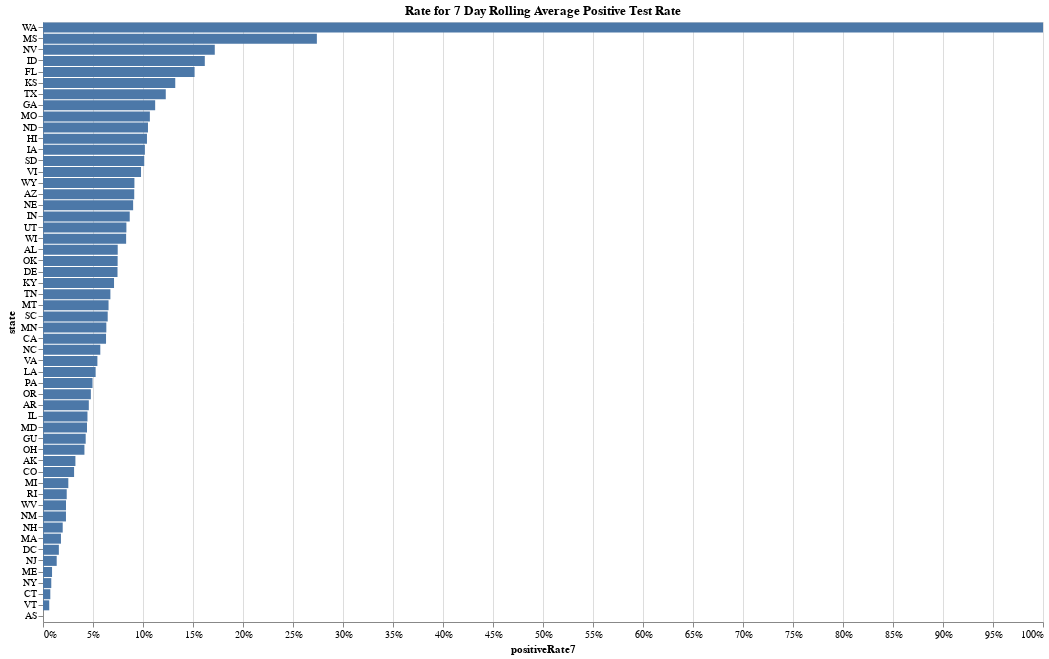

The notebook cell this image was saved under:
### Code cell
source = df[(df.date == df.date.max()) & ~(df.positiveRate7.isna()) & ~(df.state.isin(['PR','MP']))][['date', 'state', 'positiveRate7']]
source = source.sort_values(by='positiveRate7', ascending=False)

alt.Chart(source).mark_bar().encode(
    y=alt.Y('state:O', title='state', sort='-x'),
    x=alt.X('positiveRate7:Q', axis=alt.Axis(format='%')),
    #strokeDash='state',
    tooltip=['state', alt.Tooltip('positiveRate7', format='.2%')]
).properties(
    width=1000, height=600,
    title='Rate for {}'.format('7 Day Rolling Average Positive Test Rate'))

### Figure 1 — Vega-Lite specification as saved in the notebook (floating-point values rounded to 4 significant figures)
{"config": {"view": {"continuousWidth": 400, "continuousHeight": 300}}, "data": {"name": "data-10fcecf753b3dfafd0292d99727912fc"}, "mark": "bar", "encoding": {"tooltip": [{"type": "nominal", "field": "state"}, {"type": "quantitative", "field": "positiveRate7", "format": ".2%"}], "x": {"type": "quantitative", "axis": {"format": "%"}, "field": "positiveRate7"}, "y": {"type": "ordinal", "field": "state", "sort": "-x", "title": "state"}}, "height": 600, "title": "Rate for 7 Day Rolling Average Positive Test Rate", "width": 1000, "$schema": "https://vega.github.io/schema/vega-lite/v4.8.1.json", "datasets": {"data-10fcecf753b3dfafd0292d99727912fc": [{"date": 20200819, "state": "WA", "positiveRate7": 1.0}, {"date": 20200819, "state": "MS", "positiveRate7": 0.2739}, {"date": 20200819, "state": "NV", "positiveRate7": 0.1718}, {"date": 20200819, "state": "ID", "positiveRate7": 0.1618}, {"date": 20200819, "state": "FL", "positiveRate7": 0.1516}, {"date": 20200819, "state": "KS", "positiveRate7": 0.1323}, {"date": 20200819, "state": "TX", "positiveRate7": 0.1228}, {"date": 20200819, "state": "GA", "positiveRate7": 0.1122}, {"date": 20200819, "state": "MO", "positiveRate7": 0.1069}, {"date": 20200819, "state": "ND", "positiveRate7": 0.105}, {"date": 20200819, "state": "HI", "positiveRate7": 0.104}, {"date": 20200819, "state": "IA", "positiveRate7": 0.1019}, {"date": 20200819, "state": "SD", "positiveRate7": 0.1012}, {"date": 20200819, "state": "VI", "positiveRate7": 0.09803}, {"date": 20200819, "state": "WY", "positiveRate7": 0.09142}, {"date": 20200819, "state": "AZ", "positiveRate7": 0.09124}, {"date": 20200819, "state": "NE", "positiveRate7": 0.09013}, {"date": 20200819, "state": "IN", "positiveRate7": 0.08673}, {"date": 20200819, "state": "UT", "positiveRate7": 0.08339}, {"date": 20200819, "state": "WI", "positiveRate7": 0.08313}, {"date": 20200819, "state": "AL", "positiveRate7": 0.07471}, {"date": 20200819, "state": "OK", "positiveRate7": 0.07463}, {"date": 20200819, "state": "DE", "positiveRate7": 0.07451}, {"date": 20200819, "state": "KY", "positiveRate7": 0.07103}, {"date": 20200819, "state": "TN", "positiveRate7": 0.06739}, {"date": 20200819, "state": "MT", "positiveRate7": 0.06554}, {"date": 20200819, "state": "SC", "positiveRate7": 0.0647}, {"date": 20200819, "state": "MN", "positiveRate7": 0.06332}, {"date": 20200819, "state": "CA", "positiveRate7": 0.06304}, {"date": 20200819, "state": "NC", "positiveRate7": 0.0573}, {"date": 20200819, "state": "VA", "positiveRate7": 0.0544}, {"date": 20200819, "state": "LA", "positiveRate7": 0.05264}, {"date": 20200819, "state": "PA", "positiveRate7": 0.04952}, {"date": 20200819, "state": "OR", "positiveRate7": 0.04786}, {"date": 20200819, "state": "AR", "positiveRate7": 0.04581}, {"date": 20200819, "state": "IL", "positiveRate7": 0.04446}, {"date": 20200819, "state": "MD", "positiveRate7": 0.044}, {"date": 20200819, "state": "GU", "positiveRate7": 0.04269}, {"date": 20200819, "state": "OH", "positiveRate7": 0.04143}, {"date": 20200819, "state": "AK", "positiveRate7": 0.03241}, {"date": 20200819, "state": "CO", "positiveRate7": 0.03109}, {"date": 20200819, "state": "MI", "positiveRate7": 0.02532}, {"date": 20200819, "state": "RI", "positiveRate7": 0.02372}, {"date": 20200819, "state": "WV", "positiveRate7": 0.023}, {"date": 20200819, "state": "NM", "positiveRate7": 0.02297}, {"date": 20200819, "state": "NH", "positiveRate7": 0.01971}, {"date": 20200819, "state": "MA", "positiveRate7": 0.01795}, {"date": 20200819, "state": "DC", "positiveRate7": 0.01585}, {"date": 20200819, "state": "NJ", "positiveRate7": 0.0137}, {"date": 20200819, "state": "ME", "positiveRate7": 0.009049}, {"date": 20200819, "state": "NY", "positiveRate7": 0.008271}, {"date": 20200819, "state": "CT", "positiveRate7": 0.007313}, {"date": 20200819, "state": "VT", "positiveRate7": 0.006233}, {"date": 20200819, "state": "AS", "positiveRate7": 0.0}]}}
